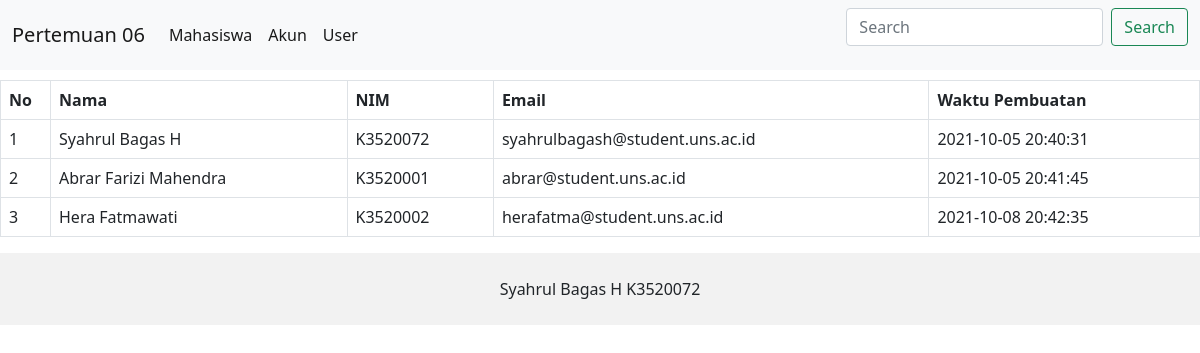
The page / on the database its author committed.
### tables this page shows
CREATE TABLE `mahasiswa` (
  `id_mahasiswa` int(11) NOT NULL,
  `nama` varchar(255) NOT NULL,
  `nim` varchar(10) NOT NULL,
  `email` varchar(255) NOT NULL,
  `telepon` varchar(15) NOT NULL,
  `created_at` datetime NOT NULL
);

### index.php (the view, shortened to what this page needs)
<?php
require_once 'config.php';
require 'header.php';
?>
<!DOCTYPE html>
<html>
<head>
	<link href="https://cdn.jsdelivr.net/npm/bootstrap@5.0.1/dist/css/bootstrap.min.css" rel="stylesheet">
</head>
<body>
	<table class="table table-hover table-bordered" style="margin-top: 10px">
		<tr class="success">
			<th width="50px">No</th>
			<th>Nama</th>
			<th>NIM</th>
			<th>Email</th>
			<th>Waktu Pembuatan</th>
		</tr>
		<?php
		$sql = "SELECT * FROM mahasiswa";
		$row = $koneksi->prepare($sql);
		$row->execute();
		$hasil = $row->fetchAll();
		$a =1;
		foreach($hasil as $isi){
			?>
			<tr>
				<td><?php echo $a ?></td>
				<td><?php echo $isi['nama']?></td>
				<td><?php echo $isi['nim'];?></td>
				<td><?php echo $isi['email'];?></td>
				<td><?php echo $isi['created_at'];?></td>
			</tr>
			<?php
			$a++;
		}
		?>
	</table>
	<?php require "footer.php" ?>
	<script src="https://cdn.jsdelivr.net/npm/bootstrap@5.0.1/dist/js/bootstrap.bundle.min.js"></script>
</body>
</html>

### rows shown on the page
mahasiswa: nama "Syahrul Bagas H", nim "K3520072", email "syahrulbagash@student.uns.ac.id", created_at "2021-10-05 20:40:31"
mahasiswa: nama "Abrar Farizi Mahendra", nim "K3520001", email "abrar@student.uns.ac.id", created_at "2021-10-05 20:41:45"
mahasiswa: nama "Hera Fatmawati", nim "K3520002", email "herafatma@student.uns.ac.id", created_at "2021-10-08 20:42:35"
